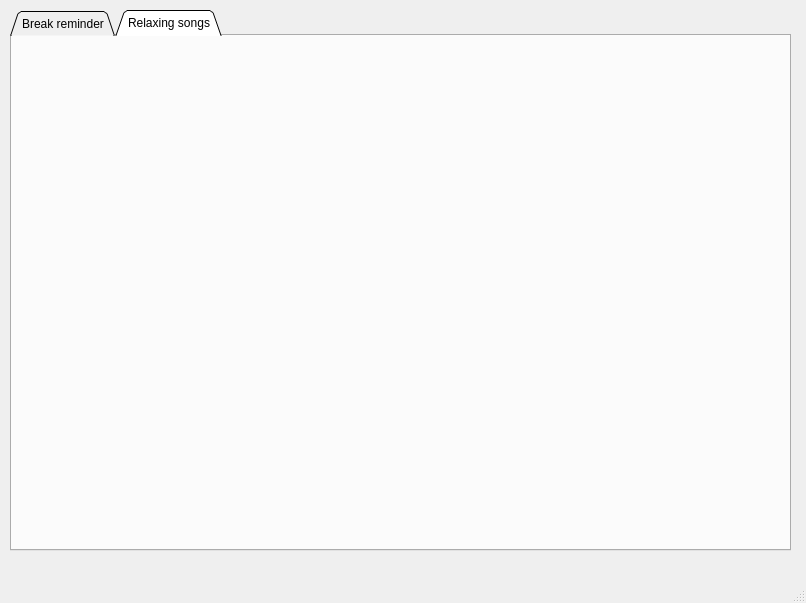
<?xml version="1.0" encoding="UTF-8"?>
<ui version="4.0">
 <class>MainWindow</class>
 <widget class="QMainWindow" name="MainWindow">
  <property name="geometry">
   <rect>
    <x>0</x>
    <y>0</y>
    <width>806</width>
    <height>603</height>
   </rect>
  </property>
  <property name="windowTitle">
   <string>MainWindow</string>
  </property>
  <widget class="QWidget" name="centralwidget">
   <widget class="QTabWidget" name="tabWidget">
    <property name="geometry">
     <rect>
      <x>10</x>
      <y>10</y>
      <width>781</width>
      <height>541</height>
     </rect>
    </property>
    <property name="tabShape">
     <enum>QTabWidget::Triangular</enum>
    </property>
    <property name="currentIndex">
     <number>1</number>
    </property>
    <property name="elideMode">
     <enum>Qt::ElideNone</enum>
    </property>
    <widget class="QWidget" name="tab">
     <attribute name="title">
      <string>Break reminder</string>
     </attribute>
     <widget class="QLabel" name="break_bg">
      <property name="geometry">
       <rect>
        <x>-6</x>
        <y>-25</y>
        <width>781</width>
        <height>571</height>
       </rect>
      </property>
      <property name="text">
       <string/>
      </property>
      <property name="pixmap">
       <pixmap>../Python/BG/ThinkstockPhotos-489763838-e1490767826261.jpg</pixmap>
      </property>
     </widget>
     <widget class="QPushButton" name="break_btn">
      <property name="geometry">
       <rect>
        <x>290</x>
        <y>290</y>
        <width>191</width>
        <height>61</height>
       </rect>
      </property>
      <property name="toolTip">
       <string>&lt;html&gt;&lt;head/&gt;&lt;body&gt;&lt;p&gt;&lt;span style=&quot; font-size:12pt; font-weight:600;&quot;&gt;Turn on&lt;/span&gt;&lt;/p&gt;&lt;/body&gt;&lt;/html&gt;</string>
      </property>
      <property name="styleSheet">
       <string notr="true">background-color: qlineargradient(spread:pad, x1:0, y1:0, x2:1, y2:0, stop:0 rgba(45, 219, 182, 252), stop:1 rgba(209, 255, 137, 252));
font: 75 14pt &quot;Berlin Sans FB Demi&quot;;</string>
      </property>
      <property name="text">
       <string>Turn on</string>
      </property>
     </widget>
    </widget>
    <widget class="QWidget" name="tab_2">
     <attribute name="title">
      <string>Relaxing songs</string>
     </attribute>
     <widget class="QLabel" name="music_bg">
      <property name="geometry">
       <rect>
        <x>-270</x>
        <y>-40</y>
        <width>1051</width>
        <height>581</height>
       </rect>
      </property>
      <property name="text">
       <string/>
      </property>
      <property name="pixmap">
       <pixmap>../Python/BG/maxresdefault2.jpg</pixmap>
      </property>
     </widget>
    </widget>
   </widget>
  </widget>
  <widget class="QMenuBar" name="menubar">
   <property name="geometry">
    <rect>
     <x>0</x>
     <y>0</y>
     <width>806</width>
     <height>26</height>
    </rect>
   </property>
  </widget>
  <widget class="QStatusBar" name="statusbar"/>
 </widget>
 <resources/>
 <connections/>
</ui>
